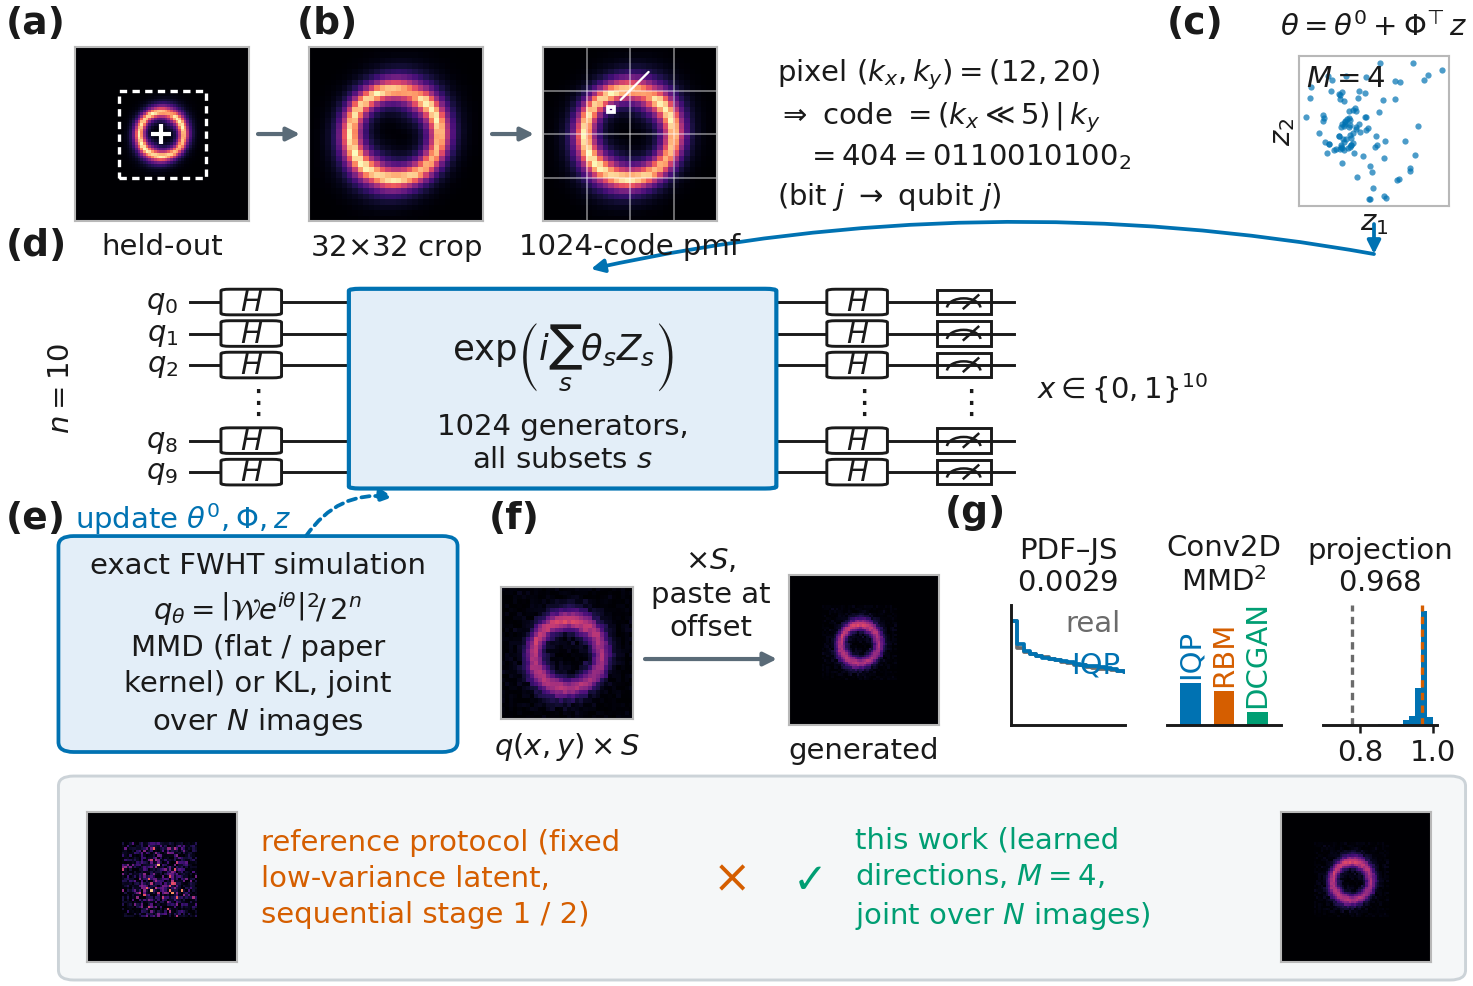

Here is the Python script that generated this plot:
#!/usr/bin/env python3
# -*- coding: utf-8 -*-
"""fig_pipeline_v2_c.pdf -- fig_pipeline_v2 at its native body size (0.92\\textwidth).

Same seven panels, same thumbnails and same numbers as `fig_pipeline_v2.py` -- its `load()`
is imported so the two cannot drift -- re-laid-out for a 5.06 in column so that 7 pt text
survives with no scaling.  Compared with the full-size version the thumbnails shrink from
0.66 to 0.58 in, the circuit from 4.92 to 3.74 in, and the three metric minis lose their
axis decoration (the Conv2D-MMD^2 bars carry rotated in-panel labels instead of a y axis).

Python 3.9 compatible.
"""
from __future__ import annotations

import os

import numpy as np

import matplotlib
matplotlib.use("Agg")
import matplotlib.pyplot as plt                              # noqa: E402
from matplotlib.patches import (FancyArrowPatch, FancyBboxPatch, Rectangle,  # noqa: E402
                                Arc)

import fig_style as S
import fig_pipeline_v2 as V

FIG_W, FIG_H = 5.06, 3.30
BLUE, BAD, GOOD, LINK = V.BLUE, V.BAD, V.GOOD, V.LINK
FS = 7.0
KX, KY = V.KX, V.KY


def rect(x, y, w, h):
    return [x / FIG_W, y / FIG_H, w / FIG_W, h / FIG_H]


def fx(x):
    return x / FIG_W


def fy(y):
    return y / FIG_H


def thumb(fig, x, y, w, img, caption=None, zorder=3):
    ax = fig.add_axes(rect(x, y, w, w))
    ax.set_zorder(zorder)
    ax.imshow(np.asarray(img, float), cmap=S.IMG_CMAP, vmin=S.IMG_VMIN, vmax=S.IMG_VMAX,
              interpolation="nearest", origin="lower")
    ax.set_xticks([]); ax.set_yticks([])
    for sp in ax.spines.values():
        sp.set_linewidth(0.5); sp.set_color("#b8b8b8")
    if caption:
        fig.text(fx(x + w / 2.0), fy(y - 0.035), caption, fontsize=FS, ha="center",
                 va="top", zorder=6)
    return ax


def arrow(fig, p0, p1, color=LINK, lw=1.0, ls="-", ms=6.5, rad=0.0):
    fig.patches.append(FancyArrowPatch(
        (fx(p0[0]), fy(p0[1])), (fx(p1[0]), fy(p1[1])), transform=fig.transFigure,
        arrowstyle="-|>", mutation_scale=ms, linewidth=lw, color=color, linestyle=ls,
        shrinkA=0, shrinkB=0, zorder=2, connectionstyle="arc3,rad=%.3f" % rad))


def label(fig, txt, x, y):
    fig.text(fx(x), fy(y), txt, fontsize=9, fontweight="bold", ha="left", va="bottom",
             zorder=7)


# --------------------------------------------------------------------------- row 1
def row1(fig, D):
    yt, w, pitch = 2.58, 0.58, 0.78
    ax = thumb(fig, 0.28, yt, w, D["img"], "held-out")
    ax.plot([D["cx"]], [D["cy"]], marker="+", ms=5.0, mew=1.0, color="white", zorder=5)
    ax.add_patch(Rectangle((D["dx"] - 0.5, D["dy"] - 0.5), 32, 32, fill=False,
                           edgecolor="white", lw=0.8, ls=(0, (2.2, 1.6)), zorder=4))
    arrow(fig, (0.28 + w + 0.03, yt + w / 2), (0.28 + pitch - 0.03, yt + w / 2))
    thumb(fig, 0.28 + pitch, yt, w, D["crop"], "32$\\times$32 crop")
    arrow(fig, (0.28 + pitch + w + 0.03, yt + w / 2), (0.28 + 2 * pitch - 0.03, yt + w / 2))
    axp = thumb(fig, 0.28 + 2 * pitch, yt, w, D["pmf"] / D["pmf"].max(), "1024-code pmf")
    for t in (7.5, 15.5, 23.5):
        axp.axhline(t, color="white", lw=0.4, alpha=0.5)
        axp.axvline(t, color="white", lw=0.4, alpha=0.5)
    axp.add_patch(Rectangle((KX - 0.5, KY - 0.5), 1, 1, fill=False, edgecolor="white",
                            lw=0.9, zorder=5))
    axp.annotate("", xy=(KX + 0.7, KY + 0.7), xytext=(KX + 8, KY + 8),
                 arrowprops=dict(arrowstyle="-", lw=0.55, color="white"), zorder=5)

    fig.text(fx(2.62), fy(yt + w / 2),
             "pixel $(k_x, k_y) = (%d, %d)$\n"
             "$\\Rightarrow$ code $= (k_x{\\ll}5)\\,|\\,k_y$\n"
             "$\\quad = %d = %s_2$\n"
             "(bit $j$ $\\to$ qubit $j$)" % (KX, KY, D["code"], format(D["code"], "010b")),
             fontsize=FS, ha="left", va="center", linespacing=1.35)

    axz = fig.add_axes(rect(4.36, yt + 0.05, 0.50, 0.50))
    z = D["z"]
    axz.plot(z[:, 0], z[:, 1], ls="none", marker="o", ms=1.5, color=BLUE, alpha=0.7, mew=0)
    axz.set_xticks([]); axz.set_yticks([])
    for sp in axz.spines.values():
        sp.set_linewidth(0.5); sp.set_color("#b8b8b8")
    axz.set_xlabel("$z_1$", fontsize=FS, labelpad=0.5)
    axz.set_ylabel("$z_2$", fontsize=FS, labelpad=0.5)
    axz.text(0.05, 0.95, "$M = 4$", transform=axz.transAxes, fontsize=FS, ha="left",
             va="top")
    fig.text(fx(4.61), fy(3.18), "$\\theta = \\theta^{0} + \\Phi^{\\!\\top} z$",
             fontsize=FS, ha="center", va="bottom")
    label(fig, "(a)", 0.05, 3.18)
    label(fig, "(b)", 1.02, 3.18)
    label(fig, "(c)", 3.92, 3.18)


# --------------------------------------------------------------------------- row 2
def row2(fig, D):
    ax = fig.add_axes(rect(0.40, 1.68, 3.74, 0.70))
    ax.set_zorder(3)
    ax.set_xlim(0, 1); ax.set_ylim(0, 1); ax.axis("off")
    ys = [0.90, 0.75, 0.60, 0.24, 0.09]
    names = ["$q_0$", "$q_1$", "$q_2$", "$q_8$", "$q_9$"]
    x0, x1 = 0.070, 0.805
    for y, nm in zip(ys, names):
        ax.plot([x0, x1], [y, y], color=S.INK, lw=0.7, zorder=1)
        ax.text(x0 - 0.010, y, nm, fontsize=FS, ha="right", va="center")
    ax.text(-0.045, 0.495, "$n = 10$", fontsize=FS, ha="center", va="center", rotation=90)

    def hlayer(xc):
        for y in ys:
            ax.add_patch(FancyBboxPatch((xc - 0.024, y - 0.058), 0.048, 0.116,
                                        boxstyle="round,pad=0.003,rounding_size=0.008",
                                        fc="white", ec=S.INK, lw=0.7, zorder=3))
            ax.text(xc, y, "$H$", fontsize=FS, ha="center", va="center", zorder=4)
        ax.text(xc, 0.42, "$\\vdots$", fontsize=8, ha="center", va="center", zorder=4)

    hlayer(0.125)
    bx0, bx1 = 0.215, 0.590
    ax.add_patch(FancyBboxPatch((bx0, 0.015), bx1 - bx0, 0.945,
                                boxstyle="round,pad=0.003,rounding_size=0.010",
                                fc="#e3eef8", ec=BLUE, lw=1.0, zorder=2))
    ax.text(0.5 * (bx0 + bx1), 0.64, "$\\exp\\!\\left(i\\sum_{s}\\theta_s Z_s\\right)$",
            fontsize=8.5, ha="center", va="center", zorder=4)
    ax.text(0.5 * (bx0 + bx1), 0.23, "1024 generators,\nall subsets $s$",
            fontsize=FS, ha="center", va="center", linespacing=1.25, zorder=4)
    hlayer(0.665)
    for y in ys:
        mx = 0.760
        ax.add_patch(Rectangle((mx - 0.024, y - 0.058), 0.048, 0.116, fill=False,
                               edgecolor=S.INK, lw=0.7, zorder=3))
        ax.add_patch(Arc((mx, y - 0.030), 0.030, 0.095, theta1=15, theta2=165,
                         color=S.INK, lw=0.6, zorder=4))
        ax.plot([mx, mx + 0.013], [y - 0.030, y + 0.032], color=S.INK, lw=0.6, zorder=4)
    ax.text(0.760, 0.42, "$\\vdots$", fontsize=8, ha="center", va="center")
    ax.text(0.825, 0.495, "$x \\in \\{0,1\\}^{10}$", fontsize=FS, ha="left", va="center")

    arrow(fig, (4.61, 2.57), (4.61, 2.47), color=BLUE, lw=0.9)
    arrow(fig, (4.61, 2.47), (2.00, 2.42), color=BLUE, lw=0.9, rad=0.10)
    label(fig, "(d)", 0.05, 2.44)


# --------------------------------------------------------------------------- row 3
def row3(fig, D):
    fig.patches.append(FancyBboxPatch(
        (fx(0.24), fy(0.82)), fx(1.30), fy(0.70),
        boxstyle="round,pad=0.003,rounding_size=0.010", transform=fig.transFigure,
        fc="#e3eef8", ec=BLUE, lw=0.9, zorder=1))
    fig.text(fx(0.89), fy(1.17),
             "exact FWHT simulation\n"
             "$q_\\theta = \\left|\\mathcal{W}e^{i\\theta}\\right|^{2}\\!/\\,2^{n}$\n"
             "MMD (flat / paper\nkernel) or KL, joint\nover $N$ images",
             fontsize=FS, ha="center", va="center", linespacing=1.35, zorder=3)
    arrow(fig, (1.05, 1.53), (1.34, 1.66), color=BLUE, lw=0.9, ls=(0, (2.2, 1.5)),
          rad=-0.30)
    fig.text(fx(0.28), fy(1.53), "update $\\theta^{0}, \\Phi, z$", fontsize=FS,
             ha="left", va="bottom", color=BLUE)
    label(fig, "(e)", 0.05, 1.53)

    thumb(fig, 1.70, 0.92, 0.44, D["q_scaled"], "$q(x,y)\\times S$")
    arrow(fig, (2.18, 1.12), (2.62, 1.12))
    fig.text(fx(2.40), fy(1.18), "$\\times S$,\npaste at\noffset", fontsize=FS,
             ha="center", va="bottom", linespacing=1.25)
    thumb(fig, 2.66, 0.90, 0.50, D["gen"], "generated")
    label(fig, "(f)", 1.66, 1.53)


def row3_metrics(fig, D):
    y0, h, w = 0.90, 0.40, 0.38
    xs = [3.40, 3.92, 4.44]
    meta = D["meta"]
    ttl = fy(y0 + h + 0.03)

    ax = fig.add_axes(rect(xs[0], y0, w, h)); ax.set_zorder(3)
    x = D["holdout_all"].ravel(); y = D["gen_all"].ravel()
    lo, hi = float(min(x.min(), y.min())), float(max(x.max(), y.max()))
    edges = np.linspace(lo, hi, 51)
    ctr = 0.5 * (edges[1:] + edges[:-1])
    for v, c in ((x, S.INK_MUTED), (y, BLUE)):
        p, _ = np.histogram(v, bins=edges)
        ax.step(ctr, p.astype(float) / p.sum() + 1e-9, where="mid", color=c, lw=0.9)
    ax.set_yscale("log"); ax.set_xlim(lo, 0.55); ax.set_ylim(2e-6, 6.0)
    ax.set_xticks([]); ax.set_yticks([])
    for sp in ("top", "right"):
        ax.spines[sp].set_visible(False)
    ax.text(0.96, 0.97, "real", transform=ax.transAxes, fontsize=FS, ha="right",
            va="top", color=S.INK_MUTED)
    ax.text(0.96, 0.62, "IQP", transform=ax.transAxes, fontsize=FS, ha="right",
            va="top", color=BLUE)
    fig.text(fx(xs[0] + w / 2), ttl, "PDF–JS\n$0.0029$", fontsize=FS, ha="center",
             va="bottom", linespacing=1.2)

    ax = fig.add_axes(rect(xs[1], y0, w, h)); ax.set_zorder(3)
    names, vals = ["IQP", "RBM", "DCGAN"], [0.0716, 0.0587, 0.0223]
    cols = [BLUE, BAD, GOOD]
    ax.bar([0, 1, 2], vals, color=cols, width=0.62, lw=0)
    for i, (nm, v) in enumerate(zip(names, vals)):
        ax.text(i, v + 0.008, nm, fontsize=FS, ha="center", va="bottom", rotation=90,
                color=cols[i])
    ax.set_xticks([]); ax.set_yticks([]); ax.set_ylim(0, 0.205)
    ax.set_xlim(-0.7, 2.7)
    for sp in ("top", "right", "left"):
        ax.spines[sp].set_visible(False)
    fig.text(fx(xs[1] + w / 2), ttl, "Conv2D\nMMD$^2$", fontsize=FS, ha="center",
             va="bottom", linespacing=1.2)

    ax = fig.add_axes(rect(xs[2], y0, w, h)); ax.set_zorder(3)
    pc = np.asarray(meta["projection_corrs"], float)
    ax.hist(pc, bins=18, range=(0.70, 1.0), color=BLUE, lw=0)
    ax.axvline(float(meta["ref_projection_mean_crop_corr"]), color=S.INK_MUTED, lw=0.8,
               ls=(0, (2.2, 1.6)))
    ax.axvline(float(meta["ref_projection_nearest_train_corr"]), color=BAD, lw=0.8,
               ls=(0, (2.2, 1.6)))
    ax.set_xlim(0.70, 1.01); ax.set_yticks([]); ax.set_xticks([0.8, 1.0])
    ax.tick_params(axis="x", labelsize=FS, pad=1, length=2)
    for sp in ("top", "right", "left"):
        ax.spines[sp].set_visible(False)
    fig.text(fx(xs[2] + w / 2), ttl, "projection\n$%.3f$" % float(np.mean(pc)),
             fontsize=FS, ha="center", va="bottom", linespacing=1.2)
    label(fig, "(g)", 3.18, 1.55)


# --------------------------------------------------------------------------- row 4
def row4(fig, D):
    fig.patches.append(FancyBboxPatch(
        (fx(0.24), fy(0.06)), fx(4.66), fy(0.66),
        boxstyle="round,pad=0.003,rounding_size=0.010", transform=fig.transFigure,
        fc="#f5f7f8", ec="#ccd3d8", lw=0.7, zorder=0))
    thumb(fig, 0.32, 0.11, 0.50, D["ref_noise"], None, zorder=4)
    fig.text(fx(0.90), fy(0.39),
             "reference protocol (fixed\nlow-variance latent,\nsequential stage 1 / 2)",
             fontsize=FS, ha="left", va="center", linespacing=1.35, color=BAD, zorder=5)
    fig.text(fx(2.46), fy(0.39), "$\\times$", fontsize=11, ha="center", va="center",
             color=BAD, zorder=5)
    fig.text(fx(2.72), fy(0.39), "$\\checkmark$", fontsize=10, ha="center", va="center",
             color=GOOD, zorder=5)
    fig.text(fx(2.88), fy(0.39),
             "this work (learned\ndirections, $M = 4$,\njoint over $N$ images)",
             fontsize=FS, ha="left", va="center", linespacing=1.35, color=GOOD, zorder=5)
    thumb(fig, 4.30, 0.11, 0.50, D["gen"], None, zorder=4)


def make(outdir):
    S.apply_style()
    D = V.load()
    fig = plt.figure(figsize=(FIG_W, FIG_H))
    row1(fig, D); row2(fig, D); row3(fig, D); row3_metrics(fig, D); row4(fig, D)
    return S.save(fig, outdir, "fig_pipeline_v2_c")


if __name__ == "__main__":
    make(os.path.dirname(os.path.abspath(__file__)))
